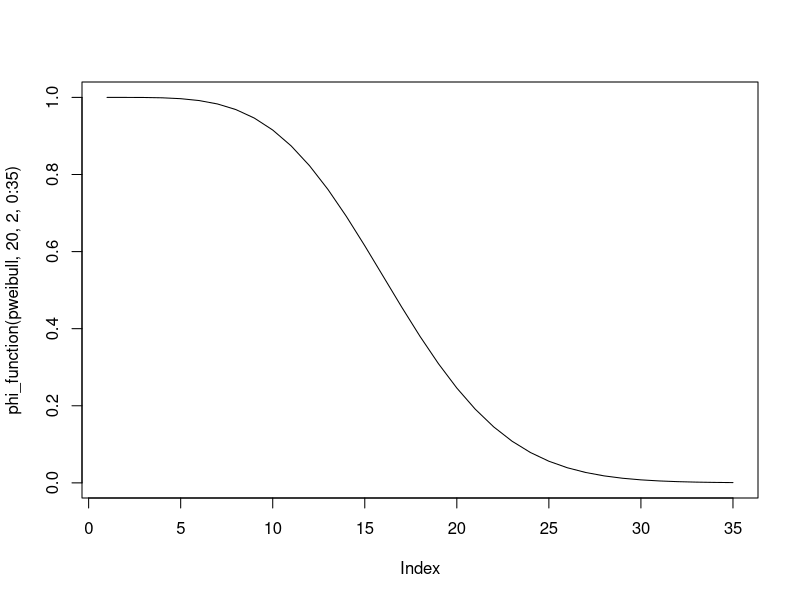
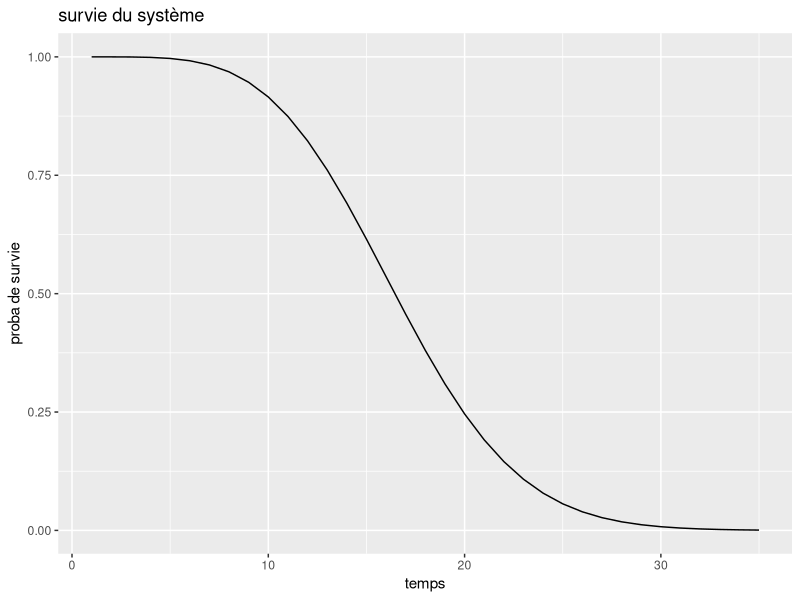
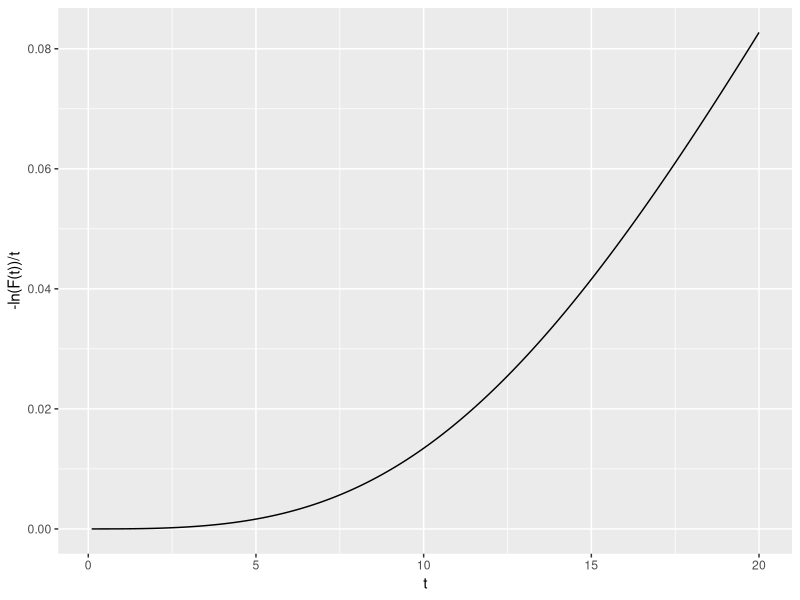
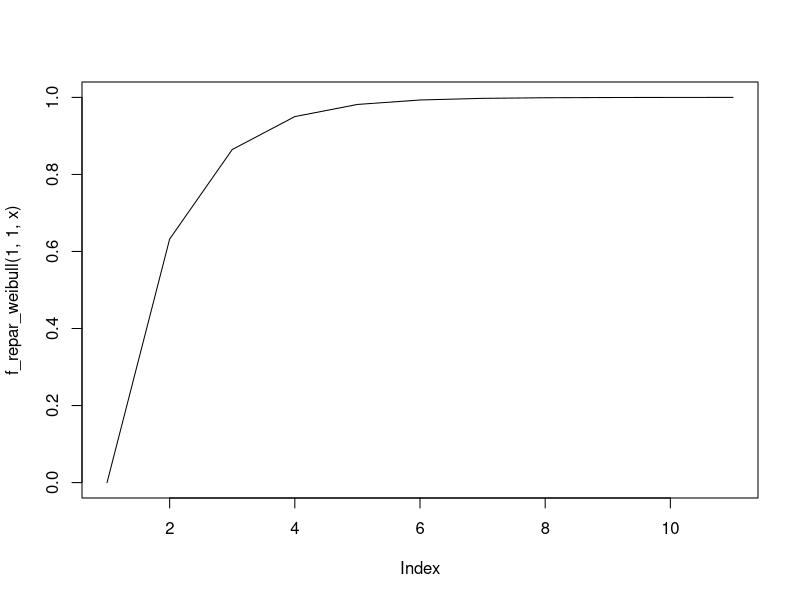
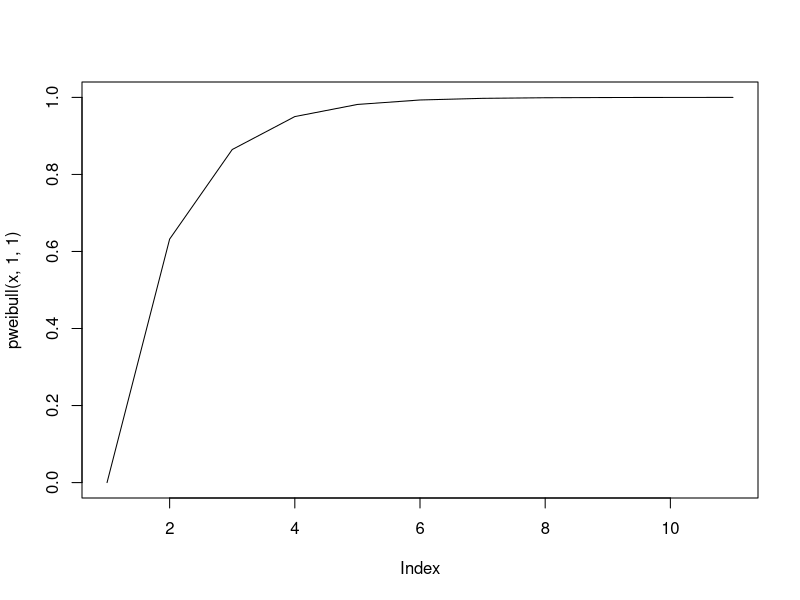
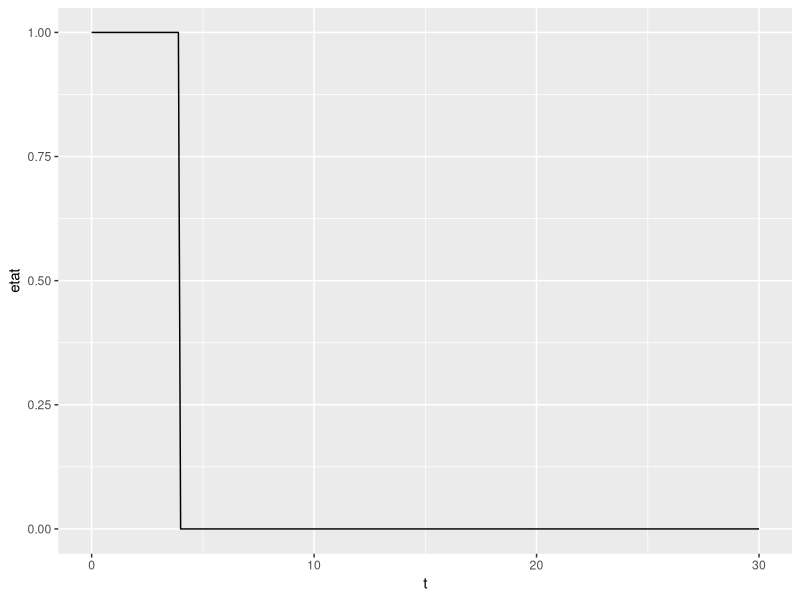

Here is the R script that generated these plots, in order:
library(magrittr)
library(dplyr)
library(ggplot2)

# TP 1 

## Question 1

phi <- function(x){
  rep <- ((x[3]*(1-(1-x[1])*(1-x[2]))*(1-(1-x[4])*(1-x[5])))+(1-x[3])*(1-(1-x[1]*x[4])*(1-x[2]*x[5])))*(1-(1-x[6]*x[7])*(1-x[8])*(1-x[9]))
  return(rep)
}

# question 2

phi_function <- function(loi, lambda, beta, t){
  R1 <- 1-loi(t, shape = beta, scale = lambda)
  R2 <- 1-loi(t, shape = beta, scale = lambda)
  R3 <- 1-loi(t, shape = beta, scale = lambda)
  R4 <- 1-loi(t, shape = beta, scale = lambda)
  R5 <- 1-loi(t, shape = beta, scale = lambda)
  R6 <- 1-loi(t, shape = beta, scale = lambda)
  R7 <- 1-loi(t, shape = beta, scale = lambda)
  R8 <- 1-loi(t, shape = beta, scale = lambda)
  R9 <- 1-loi(t, shape = beta, scale = lambda)
  rep <- ((R3[t]*(1-(1-R1[t])*(1-R2[t]))*(1-(1-R4[t])*(1-R5[t])))+(1-R3[t])*(1-(1-R1[t]*R4[t])*(1-R2[t]*R5[t])))*(1-(1-R6[t]*R7[t])*(1-R8[t])*(1-R9[t]))
  return(rep)
}




## Question 3

plot(phi_function(pweibull, 20, 2, 0:35), type = 'l')

g <- ggplot() +
  geom_line(aes(x = 1:35, y = phi_function(pweibull, 20, 2, 0:35))) +
  labs(title = "survie du système",
       x = "temps",
       y = "proba de survie")

g

## Question 4

# survie <- function(lambda, beta, t){
#   R1 <- 1-pweibull(t, shape = beta, scale = lambda)
#   R2 <- 1-pweibull(t, shape = beta, scale = lambda)
#   R3 <- 1-pweibull(t, shape = beta, scale = lambda)
#   R4 <- 1-pweibull(t, shape = beta, scale = lambda)
#   R5 <- 1-pweibull(t, shape = beta, scale = lambda)
#   R6 <- 1-pweibull(t, shape = beta, scale = lambda)
#   R7 <- 1-pweibull(t, shape = beta, scale = lambda)
#   R8 <- 1-pweibull(t, shape = beta, scale = lambda)
#   R9 <- 1-pweibull(t, shape = beta, scale = lambda)
#   rep <- -log(((R3[t]*(1-(1-R1[t])*(1-R2[t]))*(1-(1-R4[t])*(1-R5[t])))+(1-R3[t])*(1-(1-R1[t]*R4[t])*(1-R2[t]*R5[t])))*(1-(1-R6[t]*R7[t])*(1-R8[t])*(1-R9[t]))/t)
#   # rep <- -log(rep)/t
#   return(rep)
#   # rep <- -log(1 - phi_function(lambda, beta, t))/t
# }

survie <- function(lambda, beta, t){
  rep=NULL
  for(i in 1:length(t)){
    R1 <- 1-pweibull(t[i], shape = beta, scale = lambda)
    R2 <- 1-pweibull(t[i], shape = beta, scale = lambda)
    R3 <- 1-pweibull(t[i], shape = beta, scale = lambda)
    R4 <- 1-pweibull(t[i], shape = beta, scale = lambda)
    R5 <- 1-pweibull(t[i], shape = beta, scale = lambda)
    R6 <- 1-pweibull(t[i], shape = beta, scale = lambda)
    R7 <- 1-pweibull(t[i], shape = beta, scale = lambda)
    R8 <- 1-pweibull(t[i], shape = beta, scale = lambda)
    R9 <- 1-pweibull(t[i], shape = beta, scale = lambda)
    rep[i] <- -log(((R3*(1-(1-R1)*(1-R2))*(1-(1-R4)*(1-R5)))+(1-R3)*(1-(1-R1*R4)*(1-R2*R5)))*(1-(1-R6*R7)*(1-R8)*(1-R9)))/t[i]
  }
  return(rep)
}


survie(20, 2, seq(0.1, 20, 0.1))

g <- ggplot() +
  geom_line(aes(x = seq(0.1, 20, 0.1), y = survie(20, 2, seq(0.1, 20, 0.1)))) +
  labs(x = "t",
       y = "-ln(F(t))/t")

g


# Question 5 
# simulation d'une loi de weibull avec la méthode des quantile. 

f_repar_weibull <- function(lambda, beta, x){
  rep <- 1-exp(-(x/lambda)^beta)
  return(rep)
}

f_repar_weibull(1,1,0:5)

realisation_weibull<- function(lambda,beta,a){
  
  u=runif(1, min=0, max=1)
  g=f_repar_weibull(lambda,beta,a) 
  v=g>u
  
  for(i in 1:length(a)){
    nb=i
    if (v[i]==TRUE) { break }
  }
  
  return(nb)
}

realisation_weibull(1,1,1:10)

n_realisation_weibull<-function(n,lambda,beta,a){
  vect=NULL
  for(i in 1:n){
    vect[i]=realisation_weibull(lambda,beta,a)
  }
  return(vect)
}
n_realisation_weibull(10,1,1,1:5)

rweibull(10,1,1)

x<- 0:10
plot(f_repar_weibull(1,1,x),type = "l")
plot(pweibull(x,1,1),type = "l")


# Question 5 

inverse_pweibull <- function(lambda, beta, u){
  rep <- lambda*(-(log(1-u)^(1/beta)))
  return(rep)
}

phi2 <- function(lambda, beta, a, n){
  u <- runif(9)
  t <- seq(0, a, n)
  x <- matrix(0, nrow = n, ncol = 9)
  
  for(i in 1:n){
    for(j in 1:9){
      if(t[i] < inverse_pweibull(lambda, beta, u)){
        x[i,j] <- 1
      }
    }
    rep[i] <- phi(x[i,])
  }
}

# Question 6

lambda <- 5
beta <- 5

t <- seq(0, 10, 0.1)

R <- matrix(rep(0, length(t)*9), nrow = length(t), ncol = 9)
S <- rep(0, length(t))

for(i in 1:length(t)){
  y <- 1 - pweibull(t[i], lambda, beta)
  R[i,] <- rep(y, 9)
  S[i] <- survie(lambda, beta, R[i,])
}


# Projet 2

## Exercice 1

phi <- function(x){
  rep <- (x[5]*((1-(1-x[1])*(1-x[2]))*(1-(1-x[3])*(1-x[4])))+(1-x[5])*(1-(1-x[1]*x[3])*(1-x[2]*x[4])))*x[6]*(1-(1-x[7]*x[10])*(1-x[8]*x[9]))
  return(rep)
}



## Exercice 2

lambda = 5
beta = 5
t <- seq(0, 30, 0.1)

simu_etat_systeme <- function(lambda, beta, t){
  X <- matrix(data = rep(0, 10*length(t)), ncol = 10, nrow = length(t))
  S <- rep(0,length(t))
  u <- runif(10, 0, 1)
  w <- rweibull(10, lambda, beta)
  max <- max(t)
  
  for(i in 1:length(t)){
    for(j in 1:10){
      if(t[i] < w[j]){
        X[i,j] <- 1
      }
    }
    S[i] <- phi(X[i,])
    if((S[i] == 0) && (S[i-1] == 1)){
      max <- t[i]
    }
  }
  return(list(etat = S, last = max))
}

test <- simu_etat_systeme(lambda, beta, t)

g <- ggplot() +
  geom_line(aes(x = t, y = test[[1]])) +
  labs(x = "t",
       y = "etat")

g

# Simulation

simu_T <- function(n){
  n <- 100
  simu <- rep(-1, n)
  for(i in 1:n){
    simu[i] <- simu_etat_systeme(lambda, beta, t)[[2]]
  }
  return(simu)
}

n <- 100
simu <- simu_T(n)

esperance <- mean(simu)

confint <- c(mean(simu) - 1.96 * sd(simu)/sqrt(n), mean(simu) + 1.96 * sd(simu)/sqrt(n))

# Exercice 3

a <- 10
n <- 100
lambda <- 5
beta <- 5
inter <- 5
t <- seq(0, a, length.out = n + 1)

phi2 <- function(a, n, lambda, beta, t, inter){
  y <- rep(0,n)
  u <- runif(10,0,1)
  x <- matrix(0, nrow = n, ncol = 10)
  p <- a/n*(1:n)*inter # p : vecteur qui contient les différents moments ou le méchanicien remet en marche la composante x[6]
  # p ne donne pas ce que je veux
  w <- rweibull(10, lambda, beta)
  
  for(i in 1:length(t)){
    for(j in 1:10){
      if(j == 6){
        if(t[i] %in% p){
          w[j] <- w[j] + t[i]
        }
      }
      if(t[i] < w[j]){
        x[i,j] <- 1
      }
    }
    y[i] <- phi(x[i,])
  }
  return(y)
}
# la fonction ne compile pas
